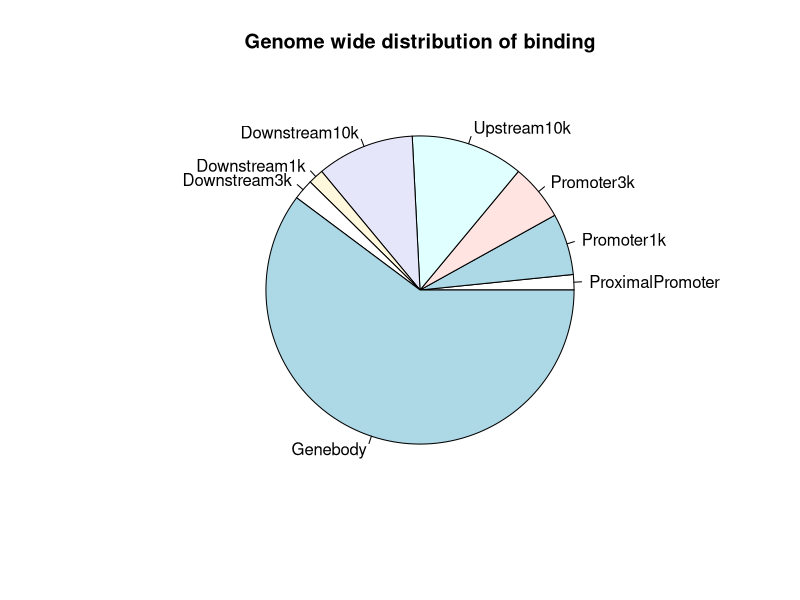

This figure's R source:
# Simple Pie Chart
slices <- c(3,12,11,22,19,3,4,112)
lbls <- c("ProximalPromoter","Promoter1k","Promoter3k", "Upstream10k","Downstream10k","Downstream1k","Downstream3k","Genebody")
pie(slices, labels = lbls, main="Genome wide distribution of binding")


#"Proximal" 3
#"Promoter1k" 12
#"Promoter3k" 11
#"Upstream10k" 22
#"Downstream10k" 19
#"Downstream1k" 3
#"Downstream3k" 4
#"Genebody" 112





#window 1000

#Promoter1k	39
#ProximalPromoter	14
#Promoter3k	94
#Genebody	694
#Pericentromere	9
#OtherIntergenic	585
#Genedesert	109


#Promoter1k	4048
#ProximalPromoter	1436
#Promoter3k	6705
#Genebody	51693
#Pericentromere	11
#OtherIntergenic	29999
#Genedesert	3153

#Window 200

#Promoter1k	5
#ProximalPromoter	2
#Promoter3k	44
#Genebody	87
#Pericentromere	12
#OtherIntergenic	175
#Genedesert	19


#Promoter1k	54
#Promoter3k	60
#ProximalPromoter	10
#Genebody	270
#Pericentromere	3
#OtherIntergenic	158
#Genedesert	7


